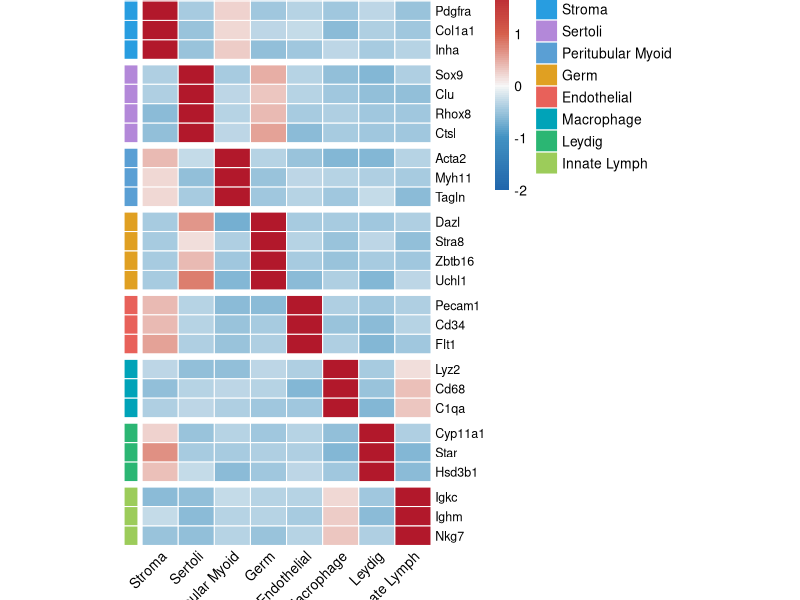

The R source for this figure:
## ---- chunk 1
knitr::opts_chunk$set(echo = FALSE, message = FALSE, warning = FALSE,
                      dev = "svglite", fig.path = "figs/")
library(pheatmap)
library(svglite)
library(grid)
set.seed(7)
## ---- chunk 2
# Cell types in the same column order used by the page's UMAP, with the
# recognizable marker genes for each (mouse testis).
ct_levels <- c("Stroma","Sertoli","Peritubular Myoid","Germ",
               "Endothelial","Macrophage","Leydig","Innate Lymph")

markers <- list(
  "Stroma"            = c("Dcn","Pdgfra","Col1a1","Inha"),
  "Sertoli"           = c("Sox9","Clu","Rhox8","Ctsl"),
  "Peritubular Myoid" = c("Acta2","Myh11","Tagln"),
  "Germ"              = c("Dazl","Stra8","Zbtb16","Uchl1"),
  "Endothelial"       = c("Pecam1","Cd34","Flt1"),
  "Macrophage"        = c("Lyz2","Cd68","C1qa"),
  "Leydig"            = c("Cyp11a1","Star","Hsd3b1"),
  "Innate Lymph"      = c("Igkc","Ighm","Nkg7")
)

gene_ct <- unlist(lapply(names(markers), function(ct)
  setNames(rep(ct, length(markers[[ct]])), markers[[ct]])))
genes <- names(gene_ct)
## ---- chunk 3
# Average expression per gene (row) across cell types (column):
# strong on-target, mild spillover to a biologically-adjacent type, low noise.
adjacent <- list(
  "Stroma"            = "Peritubular Myoid",
  "Peritubular Myoid" = "Stroma",
  "Sertoli"           = "Germ",
  "Germ"              = "Sertoli",
  "Endothelial"       = "Stroma",
  "Macrophage"        = "Innate Lymph",
  "Innate Lymph"      = "Macrophage",
  "Leydig"            = "Stroma"
)

M <- matrix(0, nrow = length(genes), ncol = length(ct_levels),
            dimnames = list(genes, ct_levels))
for (g in genes) {
  own <- gene_ct[[g]]
  base <- runif(length(ct_levels), 0.05, 0.45)          # low background
  base[match(own, ct_levels)] <- runif(1, 2.6, 3.6)     # on-target high
  adj <- adjacent[[own]]
  if (!is.null(adj)) base[match(adj, ct_levels)] <- runif(1, 0.8, 1.4)
  M[g, ] <- base
}
## ---- chunk 4
ann_row <- data.frame(`Cell type` = factor(gene_ct[genes], levels = ct_levels),
                      check.names = FALSE)
rownames(ann_row) <- genes

pal <- c("#289de0","#b388d9","#5a9fd4","#e0a022","#e8615a",
         "#00a3b8","#2bb673","#9ccc5a")
names(pal) <- ct_levels
ann_colors <- list(`Cell type` = pal)

heat_cols <- colorRampPalette(c("#2166ac","#4393c3","#f7f7f7",
                                "#d6604d","#b2182b"))(101)

pheatmap(M,
         scale = "row",
         cluster_rows = FALSE, cluster_cols = FALSE,
         color = heat_cols,
         breaks = seq(-2, 2, length.out = 102),
         annotation_row = ann_row,
         annotation_colors = ann_colors,
         annotation_names_row = FALSE,
         gaps_row = head(cumsum(lengths(markers)), -1),
         border_color = "#ffffff",
         cellwidth = 26, cellheight = 14,
         fontsize = 10, fontsize_row = 9, fontsize_col = 10,
         angle_col = 45,
         main = "Average marker-gene expression (row z-score)",
         legend = TRUE)
